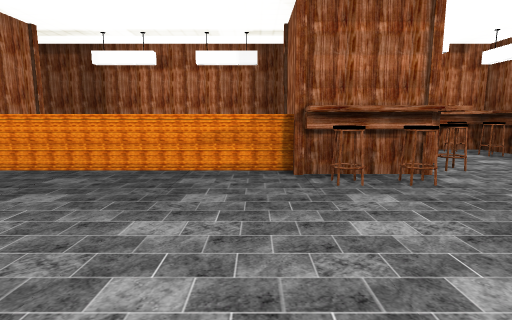
[1] (above)

18 first-person views from a walk through a scene from a Unity 3-D project. The camera is 1.2 m above the floor, tilts 8° down and sees 80° across. The floor is counted in squares, 1 m on a side. Each view is taken from the middle of a square. On the plan, view 1 faces up. The plan holds only what a view shows up to about 13 squares ahead; the rest is blank. The player is left out. Some surface patterns are stand-ins.

[2]
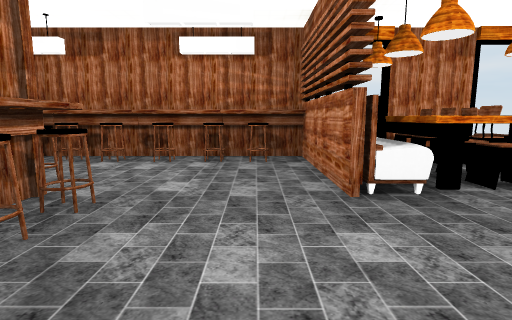

[3]
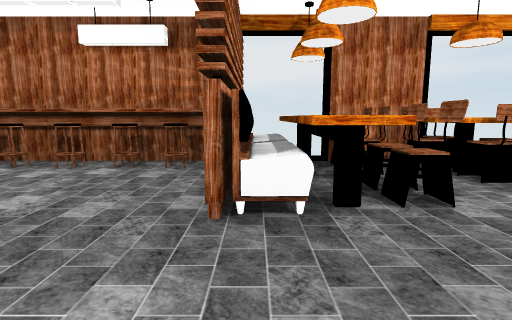

[4]
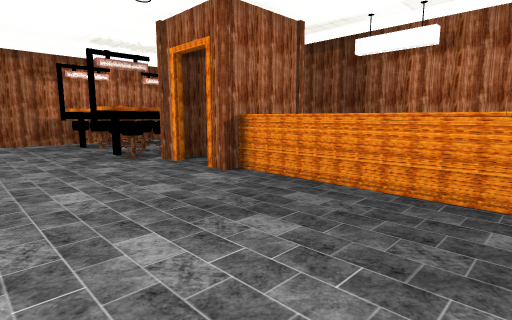

[5]
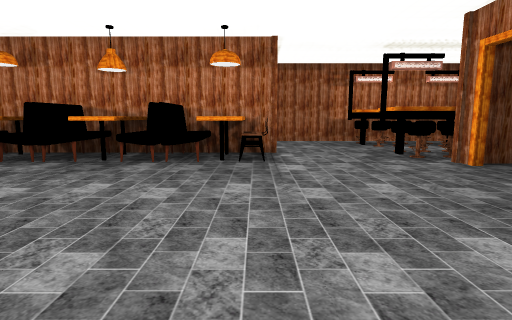

[6]
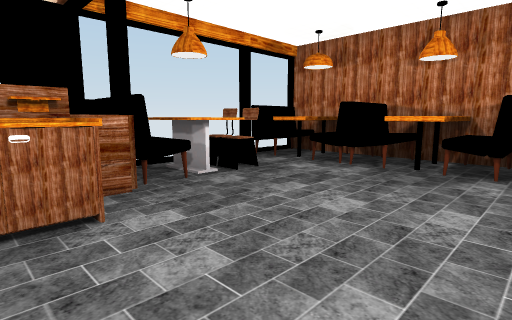

[7]
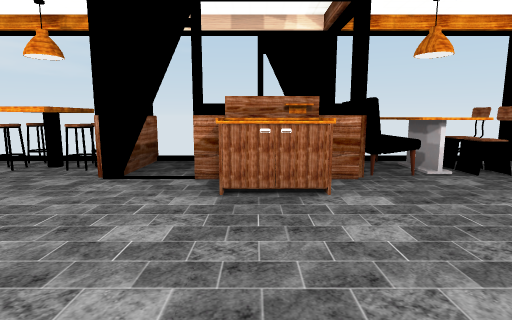

[8]
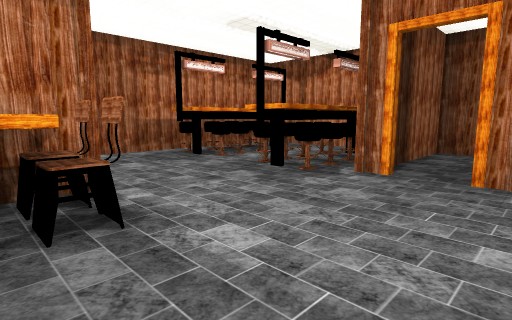

[9]
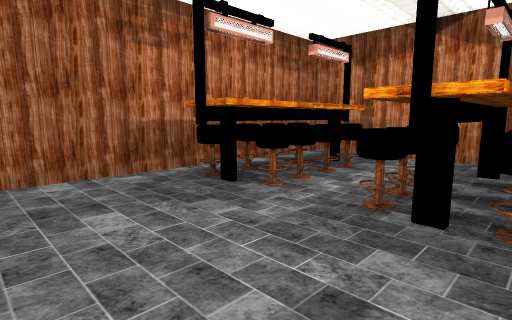

[10]
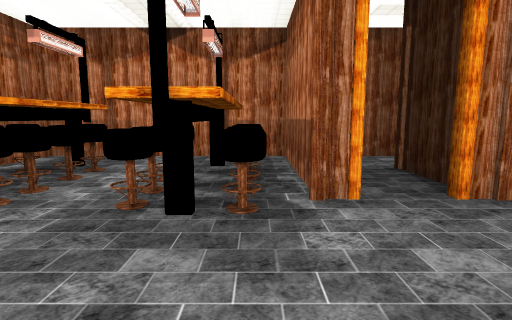

[11]
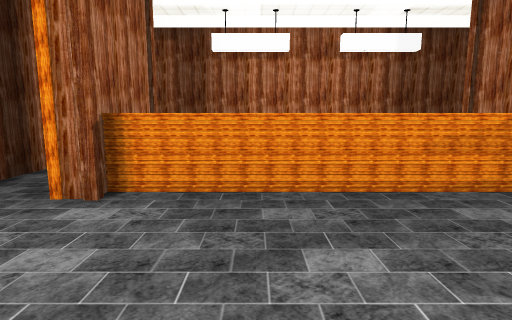

[12]
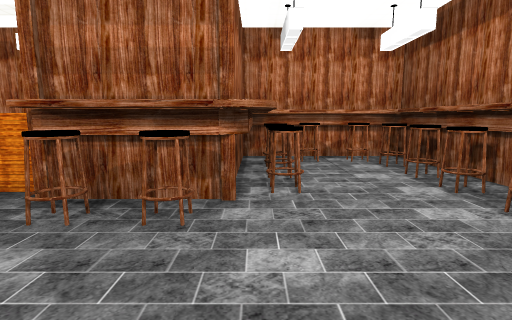

[13]
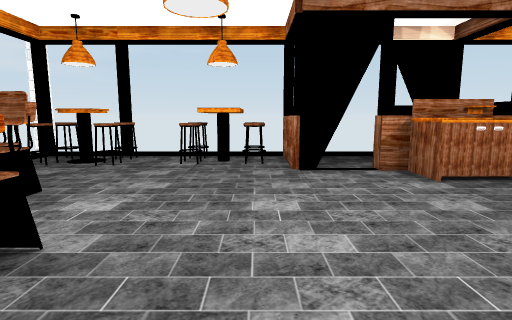

[14]
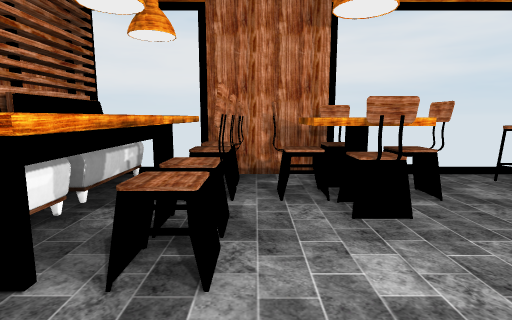

[15]
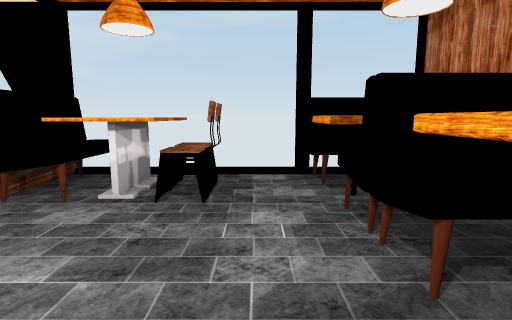

[16]
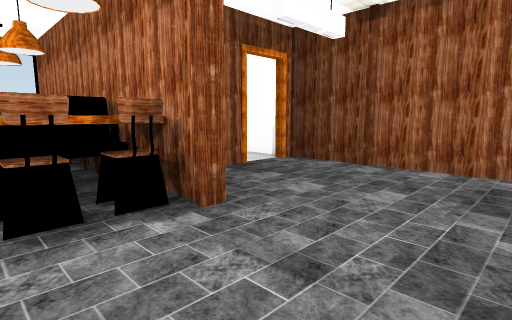

[17]
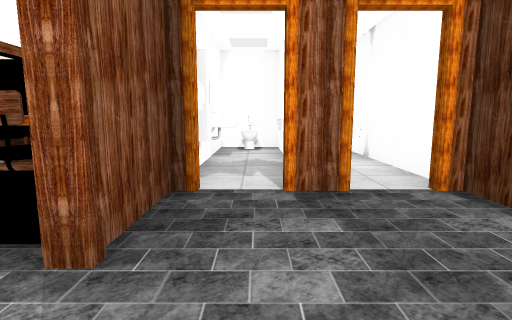

[18]
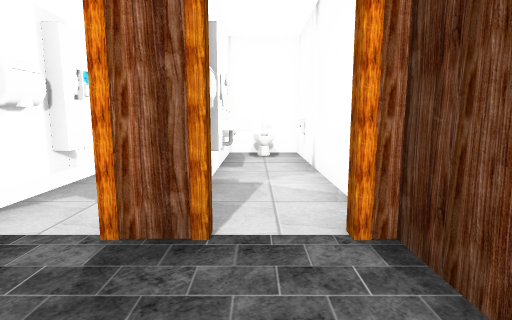

### Floor plan
Points are (right, up) in squares from view 1. A wall is a line through its corners. A room is listed if a view was taken in it or the views show most of it. See-through windows are left out.
Room 1 (views 1, 2, 3, 4, 5, 6, 7, 8, 9, 10, 11, 12, 13, 14, 15, 16, 17, 18)
walls: (-6.6, 7.3) (-6.6, 8.5); (-2.5, -4.6) (-1.4, -4.6) (-1.4, -5.9); (0.9, 6.8) (-6.5, 6.8); (-6.4, 8.5) (-6.4, 6.4) (-7.1, 6.4); (-9.1, 7) (-9.1, 11.4); (0.9, 7.3) (0.9, 8.5); (1.9, 6.4) (1, 6.4); (-11.4, -0.4) (-11.4, -4.5); (-4.2, -5.8) (-3.4, -5.8); (-1.4, -5.4) (-1.4, -4.6); (-2.5, -5.8) (-0.8, -5.8); (-12.1, -0.9) (-11.6, -0.9) (-11.6, -0.4); (-0.2, -5.8) (1.1, -5.8) (1.1, -8.8); (-11.9, -3.7) (-11.9, -3.1) (-11.5, -3.1); (-11.6, -4.5) (-11.6, -2.4); (-8.9, 11.5) (-8.9, 6.9); (-4.2, -8.7) (-4.2, -6.6); (-14.6, -0.9) (-13.4, -0.9); (2.4, 11.4) (-16.4, 11.4) (-16.4, -0.9) (-15.9, -0.9); (-14.5, -3.8) (-14.5, -3); (8.4, 1.5) (8.4, 9.1); (-13.9, -6) (-13.9, -8.4) (-11.5, -8.4); (-16.4, -1.5) (-16.4, -6.5); (8.4, -3.6) (8.4, -1); (-16.4, -7.4) (-16.4, -8.4) (-14.1, -8.4); (8.5, 11.4) (3.5, 11.4)
low walls: (-14.1, -6.1) (-14.1, -4); (-14.1, -8.4) (-14.1, -6.5)
ways out: gap at (-0.5, -6)
objects: other object (-16, -7); pillar (-16, 2); toilet (-15, -8) to (-15, -7); sink (-15, -5); table (-15, 5) to (-14, 5); stool (-15, 6); stool (-15, 7); other object (-15, 8); other object (-15, 9); table (-15, 10) to (-14, 10); stool (-14, 6) to (-13, 6); stool (-14, 7) to (-13, 7); stool (-14, 8) to (-13, 8); stool (-14, 9) to (-13, 9); toilet (-13, -8) to (-13, -7); sink (-12, -5); pillar (-12, 2); stool (-12, 6); stool (-12, 7); other object (-12, 8); other object (-12, 9); bench (-11, -8) to (-9, -7); table (-11, -6) to (-9, -6); bench (-11, -5) to (-9, -5); bench (-11, -4) to (-9, -4); table (-11, -3) to (-9, -3); bench (-11, -2); bench (-11, -1) to (-9, -1); table (-11, 0) to (-9, 0); chair (-11, 1); pillar (-11, 2); table (-11, 5) to (-10, 10); chair (-10, 1) to (-9, 1); stool (-10, 6); stool (-10, 7); stool (-10, 8); other object (-10, 9); pillar (-9, 6); chair (-7, -8) to (-7, -7); chair (-7, -6); pillar (-7, 9); table (-6, -8) to (-6, -6); pillar (-6, 6); pillar (-6, 9); bench (-5, -8) to (-5, -6); shelf (-3, -6) to (-3, -5); pillar (1, 6); pillar (1, 9); other object (2, -8); stool (2, -7); stool (2, 5); table (2, 6); table (3, -8) to (3, -7); stool (3, 5) to (3, 6); stool (4, -8); stool (4, -7); chair (4, -2) to (4, -1); bench (4, 0) to (5, 1); pillar (4, 6); stool (4, 7) to (5, 7); stool (4, 8) to (5, 8); table (4, 9); table (4, 10) to (5, 11); chair (5, -3) to (6, -3); chair (5, -2) to (6, -1); table (5, 6); stool (5, 10); other object (6, -8); stool (6, -7); chair (6, -5) to (7, -4); chair (6, -2) to (7, -2); bench (6, 0) to (8, 1); table (6, 11); other object (7, -8) to (8, -8); other object (7, -7) to (8, -7); chair (7, -4) to (8, -3); chair (7, -2) to (8, -1); stool (7, 3); stool (7, 4); stool (7, 6); stool (7, 7) to (8, 7); stool (7, 8) to (8, 8); stool (7, 10); stool (7, 11); table (8, 2) to (8, 4); table (8, 5) to (8, 6); table (8, 9); table (8, 10) to (8, 11)

Positions as (right, up) in squares from view 1, and headings:
1: (0, 0), facing up
2: (-1, 3), facing right
3: (0, 1), facing right
4: (-1, 2), facing up-left
5: (-1, 1), facing left
6: (-2, -1), facing down-left
7: (-2, 0), facing down
8: (-6, 0), facing up-left
9: (-10, 2), facing up-left
10: (-10, 2), facing up
11: (-4, 2), facing up
12: (4, 2), facing up
13: (2, 1), facing down
14: (2, -2), facing right
15: (-8, -2), facing down
16: (-9, 5), facing down-left
17: (-13, 4), facing down
18: (-15, 2), facing down
